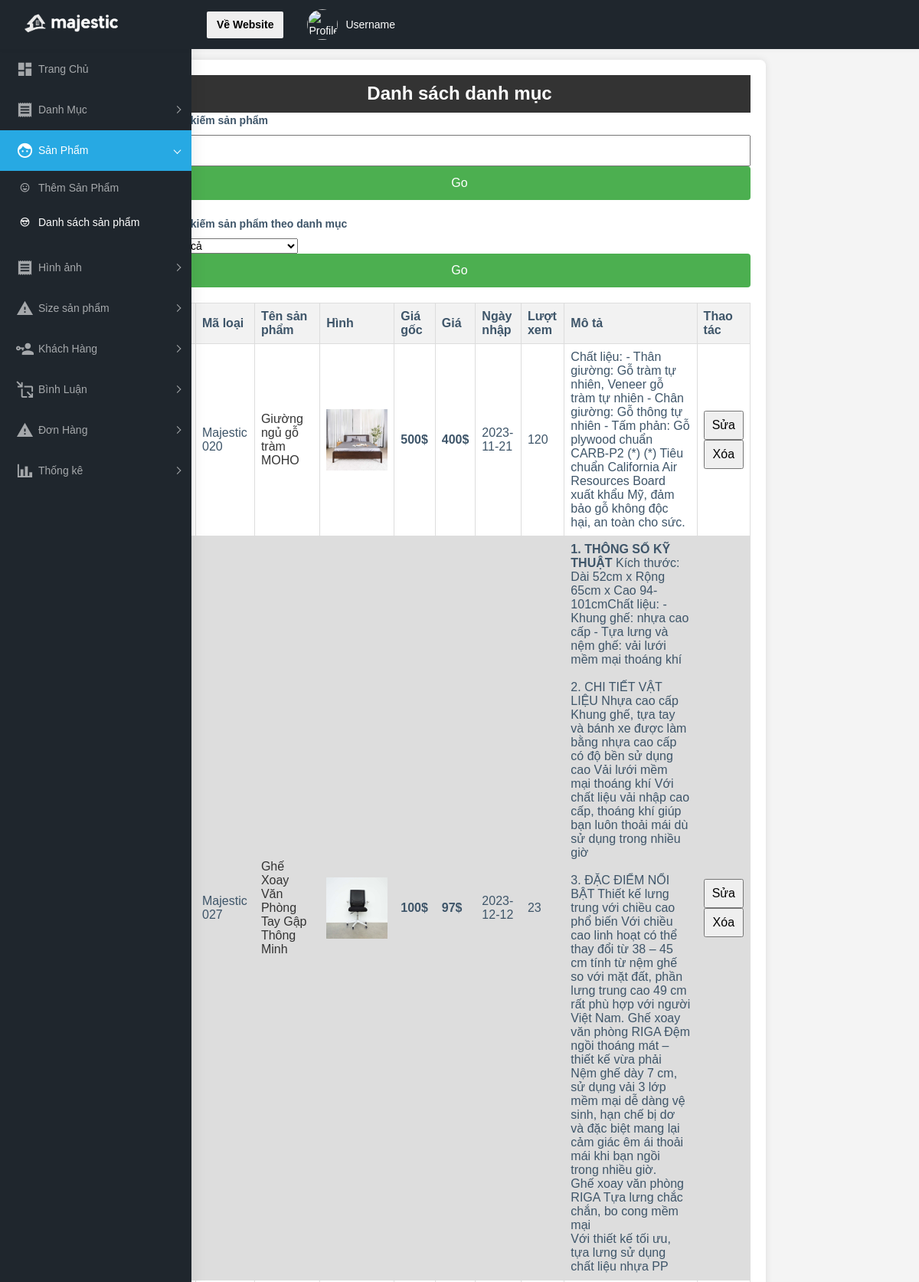
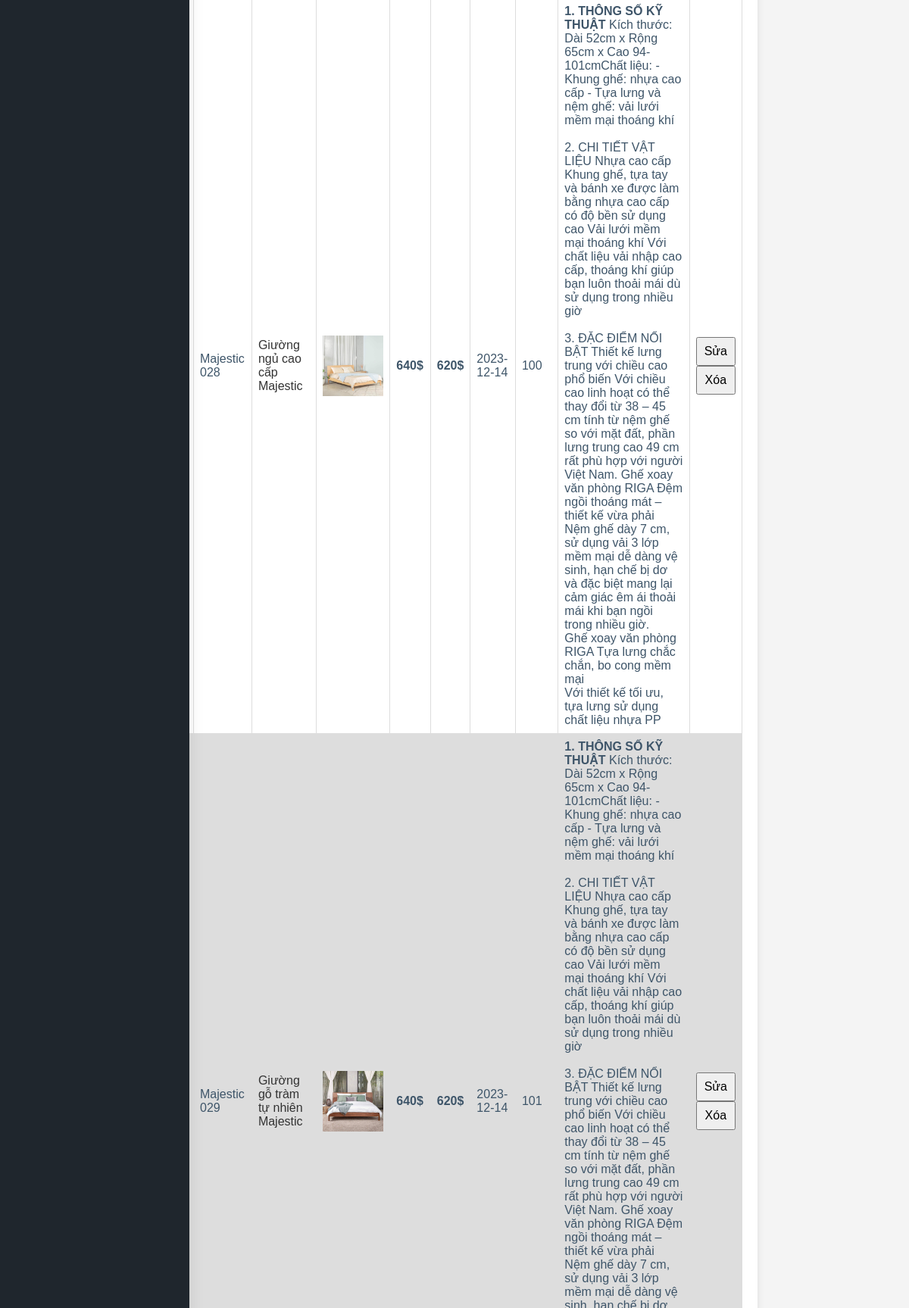
/admin/index.php?act=listsp (upper part), run on the app's committed database (2 pictures, top to bottom).
### tables this page shows
CREATE TABLE `hang_hoa` (
  `id` int(10) NOT NULL,
  `name_sp` varchar(255) NOT NULL,
  `price_goc` double(10,2) NOT NULL,
  `price` double(10,2) NOT NULL,
  `img` varchar(255) DEFAULT NULL,
  `ngaynhap` date NOT NULL,
  `mota` varchar(1000) NOT NULL,
  `view` int(11) NOT NULL,
  `iddm` int(11) NOT NULL
);

### model/pdo.php (called while the page is built, shortened)
<?php
function pdo_get_connection()
{
    $dburl = "mysql:host=localhost;dbname=duan1;charset=utf8";
    $username = 'root';
    $password = '';
    $conn = new PDO($dburl, $username, $password);
    $conn->setAttribute(PDO::ATTR_ERRMODE, PDO::ERRMODE_EXCEPTION);
    return $conn;
}
function pdo_query($sql)
{
    $sql_args = array_slice(func_get_args(), 1);
    try {
        $conn = pdo_get_connection();
        $stmt = $conn->prepare($sql);
        $stmt->execute($sql_args);
        $rows = $stmt->fetchAll();
        return $rows;
    } catch (PDOException $e) {
        throw $e;
    } finally {
        unset($conn);
    }
}

### model/sanpham.php (called while the page is built, shortened)
<?php
function loadall_sanpham($kyw = "", $iddm = 0) {
    $sql = "select * from hang_hoa WHERE 1";
    $params = array();
    $sql .= " ORDER BY id ASC";
    $listsanpham = pdo_query($sql, ...$params);
    return $listsanpham;
}
?>

### admin/sanpham/listsp.php (the view, shortened to what this page needs)
    <section>
<header>
        <h1>Danh sách danh mục</h1>
    </header>
    <form action="index.php?act=listsp" method="post">
        <label for="">Tìm kiếm sản phẩm</label>
                    <input type="text" name="kyw">
                    <input type="submit" name="listok" id="" value="Go"><br><br>
        <label for="">Tìm kiếm sản phẩm theo danh mục</label>
                    <select name="iddm">
                <option value="0" selected>Tất cả</option>
                <input type="submit" name="listok" id="" value="Go">
            </select>
                </form>
        <form action="#" method="post">
        <table>
            <thead>
                <tr>
                    <th>Mã loại</th>
                    <th>Tên sản phẩm</th>
                    <th>Hình</th>
                    <th>Giá gốc</th>
                    <th>Giá</th>
                    <th>Ngày nhập</th>
                    <th>Lượt xem</th>
                    <th>Mô tả</th>
                    <th>Thao tác</th>
                </tr>
            </thead>
            <tbody>
            <?php
                $sanPhamMoiTrang = 4;
                $soSanPham = count($listsanpham);
                $trangHienTai = isset($_GET['page']) ? $_GET['page'] : 1;
                $batDau = ($trangHienTai - 1) * $sanPhamMoiTrang;
                $ketThuc = $batDau + $sanPhamMoiTrang;
                for ($i = $batDau; $i < $ketThuc && $i < $soSanPham; $i++) {
                    $sanPham = $listsanpham[$i];
                    extract($sanPham);
                    $linksp = "../index.php?act=sanphamct&idsp=" . $id;
                    $suasp = "index.php?act=suasp&id=" . $id;
                    $xoasp = "index.php?act=xoasp&id=" . $id;
                    $hinhpath = "../upload/" . $img;
                    if (is_file($hinhpath)) {
                        $hinh = "<img src='" . $hinhpath . "' height='80'>";
                    } else {
                        $hinh = "no photo";
                    }
                    echo '
                        <tr>
                            <td><input type="checkbox" name="" id=""></td>
                            <td>Majestic 0' . $id . '</td>
                            <td><a href="' . $linksp . '">' . $name_sp . '</a></td>
                            <td><a href="' . $linksp . '">' . $hinh . '</a></td>
                            <td><strong>' . $price_goc . '$</strong></td>
                            <td><strong>' . $price . '$</strong></td>
                            <td>' . $ngaynhap . '</td>
                            <td>' . $view . '</td>
                            <td>' . $mota . '</td>
                            <td><a href="' . $suasp . '"><input type="button" value="Sửa"></a>
                            <a href="' . $xoasp . '"><input type="button" value="Xóa"></a></td>
                        </tr>';
                };
            ?>
            </tbody>
        </table>
        </form>
    </section>

### admin/header.php (shortened to what this page needs)
<html lang="en">
<head>
    <link href="dist/css/style.min.css" rel="stylesheet">
    <link rel="stylesheet" href="dist/cssty.css">
</head>
<body>
    <div id="main-wrapper">
        <header class="topbar" data-navbarbg="skin5">
            <nav class="navbar top-navbar navbar-expand-md navbar-dark">
                <div class="navbar-header" data-logobg="skin5">
                    <a class="navbar-brand" href="index.php">
                        <span class="logo-text">
                            <img src="assets/images/z4850441585797_0e1edcba21b9aefe75f9b693eb8dbe29__1_-removebg-preview.png" alt="homepage" class="light-logo" style="width: 130px;height: 40px;">
                        </span>
                    </a>
                </div>
                <a class="navbar-brand navbar-brand-ve-website" href="../index.php">
                <span>
                    <button class="btn"><strong>Về Website</strong></button>
                </span>
            </a>
            <?php
                if(isset($_SESSION['user'])){
                    extract($_SESSION['user']);
                    include "../global.php";
                    $avatar=$img_spkt.$avatar;
            ?>
            <div class="user-profile">
                <img class="profile-picture" src="<?=$avatar?>" alt="Profile">
                <span class="username"><?=$user?></span>
            </div>
            <?php
                }else{
            ?>
            <div class="user-profile">
                <img class="profile-picture" src="" alt="Profile">
                <span class="username">Username</span>
            </div>
            <?php }?>
            </nav>
        </header>
        <aside class="left-sidebar" data-sidebarbg="skin5">
            <div class="scroll-sidebar">
                <nav class="sidebar-nav">
                    <ul id="sidebarnav" class="p-t-30">
                        <li class="sidebar-item"> <a class="sidebar-link waves-effect waves-dark sidebar-link" href="index.php"
                                aria-expanded="false"><i class="mdi mdi-view-dashboard"></i><span
                                    class="hide-menu">Trang Chủ</span></a></li>
                        <li class="sidebar-item"> <a class="sidebar-link has-arrow waves-effect waves-dark"
                                href="javascript:void(0)" aria-expanded="false"><i class="mdi mdi-receipt"></i><span
                                    class="hide-menu">Danh Mục</span></a>
                        </li>
                        <li class="sidebar-item"> <a class="sidebar-link has-arrow waves-effect waves-dark"
                                href="javascript:void(0)" aria-expanded="false"><i class="mdi mdi-face"></i><span
                                    class="hide-menu">Sản Phẩm</span></a>
                            <ul aria-expanded="false" class="collapse  first-level">
                                <li class="sidebar-item"><a href="index.php?act=addsp" class="sidebar-link"><i
                                            class="mdi mdi-emoticon"></i><span class="hide-menu"> Thêm Sản
                                            Phẩm</span></a></li>
                                <li class="sidebar-item"><a href="index.php?act=listsp" class="sidebar-link"><i
                                            class="mdi mdi-emoticon-cool"></i><span class="hide-menu"> Danh sách sản
                                            phẩm </span></a></li>
                            </ul>
                        </li>
                        <li class="sidebar-item"> <a class="sidebar-link has-arrow waves-effect waves-dark"
                                href="javascript:void(0)" aria-expanded="false"><i class="mdi mdi-receipt"></i><span
                                    class="hide-menu">Hình ảnh</span></a>
                        </li>
                        <li class="sidebar-item"> <a class="sidebar-link has-arrow waves-effect waves-dark"
                                href="javascript:void(0)" aria-expanded="false"><i class="mdi mdi-alert"></i><span
                                    class="hide-menu">Size sản phẩm</span></a>
                        </li>
                        <li class="sidebar-item"> <a class="sidebar-link has-arrow waves-effect waves-dark"
                                href="javascript:void(0)" aria-expanded="false"><i class="mdi mdi-account-key"></i><span
                                    class="hide-menu">Khách Hàng </span></a>
                        </li>
                        <li class="sidebar-item"> <a class="sidebar-link has-arrow waves-effect waves-dark"
                                href="javascript:void(0)" aria-expanded="false"><i
                                    class="mdi mdi-move-resize-variant"></i><span class="hide-menu">Bình Luận
                                </span></a>
                        </li>
                        <li class="sidebar-item"> <a class="sidebar-link has-arrow waves-effect waves-dark"
                                href="javascript:void(0)" aria-expanded="false"><i class="mdi mdi-alert"></i><span
                                    class="hide-menu">Đơn Hàng</span></a>
                        </li>
                        <li class="sidebar-item"> <a class="sidebar-link has-arrow waves-effect waves-dark"
                                href="javascript:void(0)" aria-expanded="false"><i class="mdi mdi-chart-bar"></i><span class="hide-menu">Thống kê
                                </span></a>
                        </li>
                    </ul>
                </nav>
            </div>
        </aside>
    </div>
</body>
</html>

### model/binhluan.php (shortened to what this page needs)
<?php
  if (!isset($_SESSION['user'])) {
    $message = "CLICK ĐỂ ĐĂNG NHẬP MỚI THỰC HIỆN ĐƯỢC CHỨC NĂNG NÀY";
    echo '<h1><a href="index.php?act=dangnhap"><div class="alert alert-warning">' . $message . '</div></a></h1> ';
} else {
function insert_binhluan($noi_dung,$iduser,$idpro,$ngay_bl){
    $sql="insert into binh_luan(noi_dung,iduser,idpro,ngay_bl) value('$noi_dung','$iduser','$idpro','$ngay_bl')";
    pdo_execute($sql);
}}
?>

### admin/index.php (shortened to what this page needs)
<?php
    include "header.php";
    include "../model/pdo.php";
    include "../model/sanpham.php";
    include "../model/binhluan.php";
    include "../model/oder.php";
    if(isset($_GET['act'])&&($_GET['act']!="")){
        $act=$_GET['act'];
        switch ($act) {
            case 'listsp':
                if(isset($_POST['listok']) && ($_POST['listok'])){
                    $kyw=$_POST['kyw'];
                    $iddm=$_POST['iddm'];
                }else{
                    $kyw='';
                    $iddm=0;
                }
                $listsanpham=loadall_sanpham($kyw,$iddm);
                include "sanpham/listsp.php";
                break;
        }
    }else{
        $listthongke = loadall_thongke();
        include "home.php";
    }
?>

### admin/header.php (style rules this page uses)
table { font-family: arial, sans-serif; border-collapse: collapse; width: 100%; }
td, th { border: 1px solid #dddddd; text-align: left; padding: 8px; }
tr:nth-child(even) { background-color: #dddddd; }
.navbar-brand-ve-website { margin-left: auto; }
.topbar { display: flex; justify-content: space-between; align-items: center; padding: 10px 20px; background-color: #333; color: white; position: fixed; width: 100%; top: 0; z-index: 1000; }
.navbar-brand-ve-website { color: white; text-decoration: none; }
.user-profile { display: flex; align-items: center; }
.profile-picture { width: 40px; height: 40px; border-radius: 50%; margin-right: 10px; overflow: hidden; }
.username { font-size: 14px; }
.user-profile { margin-left: auto; }
section { margin-top: 60px; }
input[type="submit"] { padding: 10px 20px; background-color: #4caf50; color: white; border: none; border-radius: 4px; cursor: pointer; font-size: 16px; }

### model/binhluan.php (style rules this page uses)
.alert-warning { all: initial !important; }

### admin/sanpham/listsp.php (style rules this page uses)
a { color: #333; }

### data on the page
hang_hoa: id "20", name_sp "Giường ngủ gỗ tràm MOHO", img (picture), price_goc "500", price "400", ngaynhap "2023-11-21", view "120", mota "Chất liệu: - Thân giường: Gỗ tràm tự nhiên, Veneer gỗ tràm tự nhiên - Chân giường: Gỗ thông tự nhiên - Tấm phản: Gỗ plywood chuẩn CARB-P2 (*) (*) Tiêu chuẩn California Air Resources Board xuất khẩu Mỹ, đảm bảo gỗ không độc hại, an toàn cho sức."
hang_hoa: id "27", name_sp "Ghế Xoay Văn Phòng Tay Gập Thông Minh", img (picture), price_goc "100", price "97", ngaynhap "2023-12-12", view "23", mota "1. THÔNG SỐ KỸ THUẬT Kích thước: Dài 52cm x Rộng 65cm x Cao 94-101cmChất liệu: - Khung ghế: nhựa cao cấp - Tựa lưng và nệm ghế: vải lưới mềm mại thoáng khí 2. CHI TIẾT VẬT LIỆU Nhựa cao cấp Khung ghế, tựa tay và bánh xe được làm bằng nhựa cao cấp có độ bền sử dụng cao Vải lưới mềm mại thoáng khí Với chất liệu vải nhập cao cấp, thoáng khí giúp bạn luôn thoải mái dù sử dụng trong nhiều giờ 3. ĐẶC ĐIỂM NỔI BẬT Thiết kế lưng trung với chiều cao phổ biến Với chiều cao linh hoạt có thể thay đổi từ 38 – 45 cm tính từ nệm ghế so với mặt đất, phần lưng trung cao 49 cm rất phù hợp với người Việt Nam. Ghế xoay văn phòng RIGA Đệm ngồi thoáng mát – thiết kế vừa phải Nệm ghế dày 7 cm, sử dụng vải 3 lớp…"
hang_hoa: id "28", name_sp "Giường ngủ cao cấp Majestic", img (picture), price_goc "640", price "620", ngaynhap "2023-12-14", view "100", mota "1. THÔNG SỐ KỸ THUẬT Kích thước: Dài 52cm x Rộng 65cm x Cao 94-101cmChất liệu: - Khung ghế: nhựa cao cấp - Tựa lưng và nệm ghế: vải lưới mềm mại thoáng khí 2. CHI TIẾT VẬT LIỆU Nhựa cao cấp Khung ghế, tựa tay và bánh xe được làm bằng nhựa cao cấp có độ bền sử dụng cao Vải lưới mềm mại thoáng khí Với chất liệu vải nhập cao cấp, thoáng khí giúp bạn luôn thoải mái dù sử dụng trong nhiều giờ 3. ĐẶC ĐIỂM NỔI BẬT Thiết kế lưng trung với chiều cao phổ biến Với chiều cao linh hoạt có thể thay đổi từ 38 – 45 cm tính từ nệm ghế so với mặt đất, phần lưng trung cao 49 cm rất phù hợp với người Việt Nam. Ghế xoay văn phòng RIGA Đệm ngồi thoáng mát – thiết kế vừa phải Nệm ghế dày 7 cm, sử dụng vải 3 lớp…"
hang_hoa: id "29", name_sp "Giường gỗ tràm tự nhiên Majestic", img (picture), price_goc "640", price "620", ngaynhap "2023-12-14", view "101", mota "1. THÔNG SỐ KỸ THUẬT Kích thước: Dài 52cm x Rộng 65cm x Cao 94-101cmChất liệu: - Khung ghế: nhựa cao cấp - Tựa lưng và nệm ghế: vải lưới mềm mại thoáng khí 2. CHI TIẾT VẬT LIỆU Nhựa cao cấp Khung ghế, tựa tay và bánh xe được làm bằng nhựa cao cấp có độ bền sử dụng cao Vải lưới mềm mại thoáng khí Với chất liệu vải nhập cao cấp, thoáng khí giúp bạn luôn thoải mái dù sử dụng trong nhiều giờ 3. ĐẶC ĐIỂM NỔI BẬT Thiết kế lưng trung với chiều cao phổ biến Với chiều cao linh hoạt có thể thay đổi từ 38 – 45 cm tính từ nệm ghế so với mặt đất, phần lưng trung cao 49 cm rất phù hợp với người Việt Nam. Ghế xoay văn phòng RIGA Đệm ngồi thoáng mát – thiết kế vừa phải"
